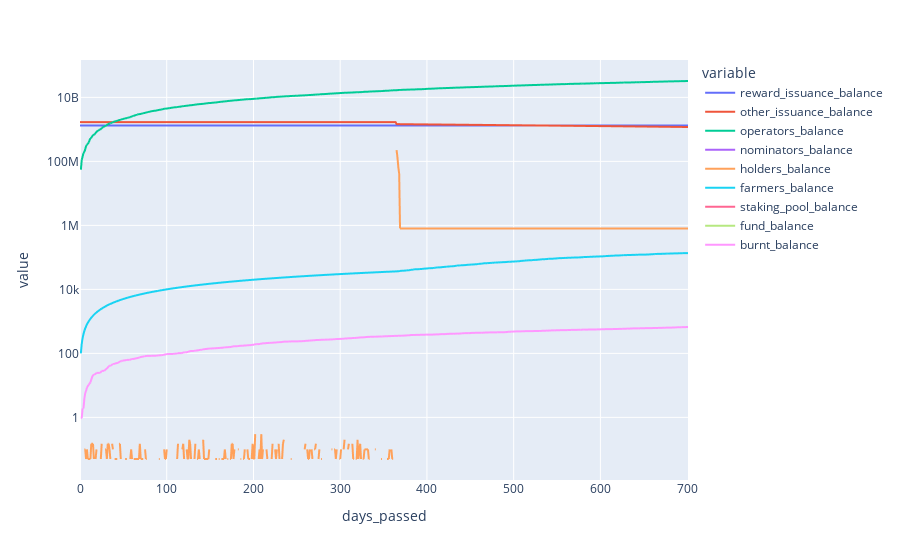

Here is the notebook cell this chart was saved with:
### Code cell
px.line(sim_df, x='days_passed', 
        y=[el for el in sim_df.columns if "_balance" in el],
        log_y=True)

### Figure 1 — Plotly figure (JSON) as saved in the notebook; plotly's stock layout.template omitted (floating-point values rounded to 4 significant figures; data arrays with more than 128 entries replaced by an {"elided": "..."} marker saying what was removed)
{"data": [{"hovertemplate": "variable=reward_issuance_balance<br>days_passed=%{x}<br>value=%{y}<extra></extra>", "legendgroup": "reward_issuance_balance", "line": {"color": "#636efa", "dash": "solid"}, "marker": {"symbol": "circle"}, "mode": "lines", "name": "reward_issuance_balance", "showlegend": true, "type": "scattergl", "x": {"elided": "702 int values"}, "xaxis": "x", "y": {"elided": "702 int values"}, "yaxis": "y"}, {"hovertemplate": "variable=other_issuance_balance<br>days_passed=%{x}<br>value=%{y}<extra></extra>", "legendgroup": "other_issuance_balance", "line": {"color": "#EF553B", "dash": "solid"}, "marker": {"symbol": "circle"}, "mode": "lines", "name": "other_issuance_balance", "showlegend": true, "type": "scattergl", "x": {"elided": "702 int values"}, "xaxis": "x", "y": {"elided": "702 float values"}, "yaxis": "y"}, {"hovertemplate": "variable=operators_balance<br>days_passed=%{x}<br>value=%{y}<extra></extra>", "legendgroup": "operators_balance", "line": {"color": "#00cc96", "dash": "solid"}, "marker": {"symbol": "circle"}, "mode": "lines", "name": "operators_balance", "showlegend": true, "type": "scattergl", "x": {"elided": "702 int values"}, "xaxis": "x", "y": {"elided": "702 float values"}, "yaxis": "y"}, {"hovertemplate": "variable=nominators_balance<br>days_passed=%{x}<br>value=%{y}<extra></extra>", "legendgroup": "nominators_balance", "line": {"color": "#ab63fa", "dash": "solid"}, "marker": {"symbol": "circle"}, "mode": "lines", "name": "nominators_balance", "showlegend": true, "type": "scattergl", "x": {"elided": "702 int values"}, "xaxis": "x", "y": {"elided": "702 int values"}, "yaxis": "y"}, {"hovertemplate": "variable=holders_balance<br>days_passed=%{x}<br>value=%{y}<extra></extra>", "legendgroup": "holders_balance", "line": {"color": "#FFA15A", "dash": "solid"}, "marker": {"symbol": "circle"}, "mode": "lines", "name": "holders_balance", "showlegend": true, "type": "scattergl", "x": {"elided": "702 int values"}, "xaxis": "x", "y": {"elided": "702 float values"}, "yaxis": "y"}, {"hovertemplate": "variable=farmers_balance<br>days_passed=%{x}<br>value=%{y}<extra></extra>", "legendgroup": "farmers_balance", "line": {"color": "#19d3f3", "dash": "solid"}, "marker": {"symbol": "circle"}, "mode": "lines", "name": "farmers_balance", "showlegend": true, "type": "scattergl", "x": {"elided": "702 int values"}, "xaxis": "x", "y": {"elided": "702 float values"}, "yaxis": "y"}, {"hovertemplate": "variable=staking_pool_balance<br>days_passed=%{x}<br>value=%{y}<extra></extra>", "legendgroup": "staking_pool_balance", "line": {"color": "#FF6692", "dash": "solid"}, "marker": {"symbol": "circle"}, "mode": "lines", "name": "staking_pool_balance", "showlegend": true, "type": "scattergl", "x": {"elided": "702 int values"}, "xaxis": "x", "y": {"elided": "702 int values"}, "yaxis": "y"}, {"hovertemplate": "variable=fund_balance<br>days_passed=%{x}<br>value=%{y}<extra></extra>", "legendgroup": "fund_balance", "line": {"color": "#B6E880", "dash": "solid"}, "marker": {"symbol": "circle"}, "mode": "lines", "name": "fund_balance", "showlegend": true, "type": "scattergl", "x": {"elided": "702 int values"}, "xaxis": "x", "y": {"elided": "702 int values"}, "yaxis": "y"}, {"hovertemplate": "variable=burnt_balance<br>days_passed=%{x}<br>value=%{y}<extra></extra>", "legendgroup": "burnt_balance", "line": {"color": "#FF97FF", "dash": "solid"}, "marker": {"symbol": "circle"}, "mode": "lines", "name": "burnt_balance", "showlegend": true, "type": "scattergl", "x": {"elided": "702 int values"}, "xaxis": "x", "y": {"elided": "702 float values"}, "yaxis": "y"}], "layout": {"legend": {"title": {"text": "variable"}, "tracegroupgap": 0}, "margin": {"t": 60}, "xaxis": {"anchor": "y", "domain": [0, 1], "title": {"text": "days_passed"}}, "yaxis": {"anchor": "x", "domain": [0, 1], "title": {"text": "value"}, "type": "log"}}}
